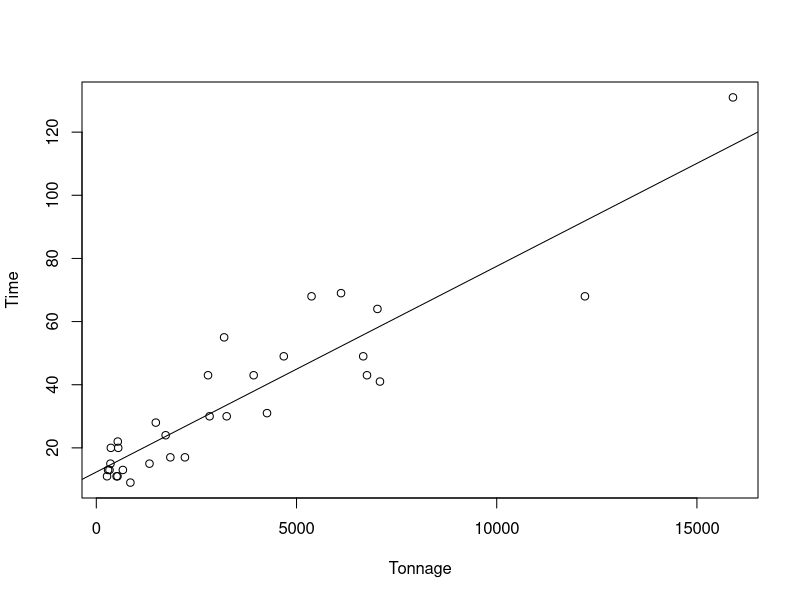
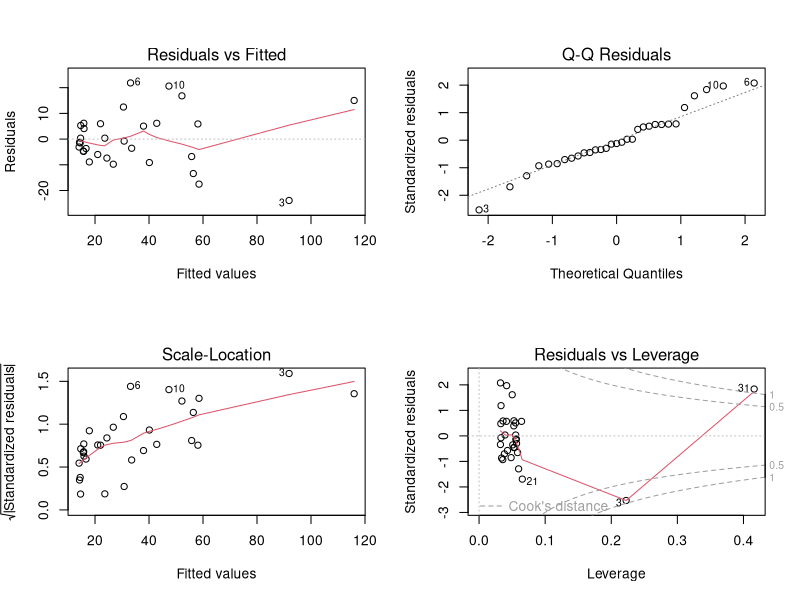
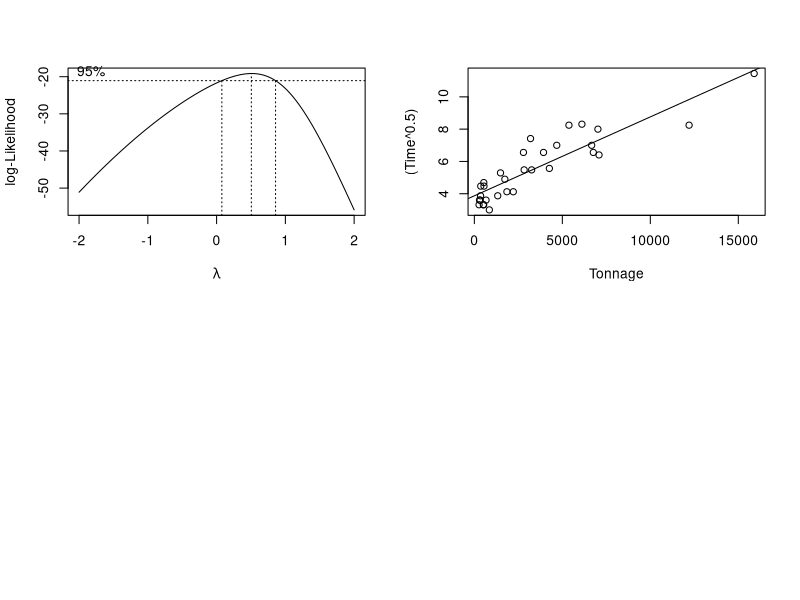
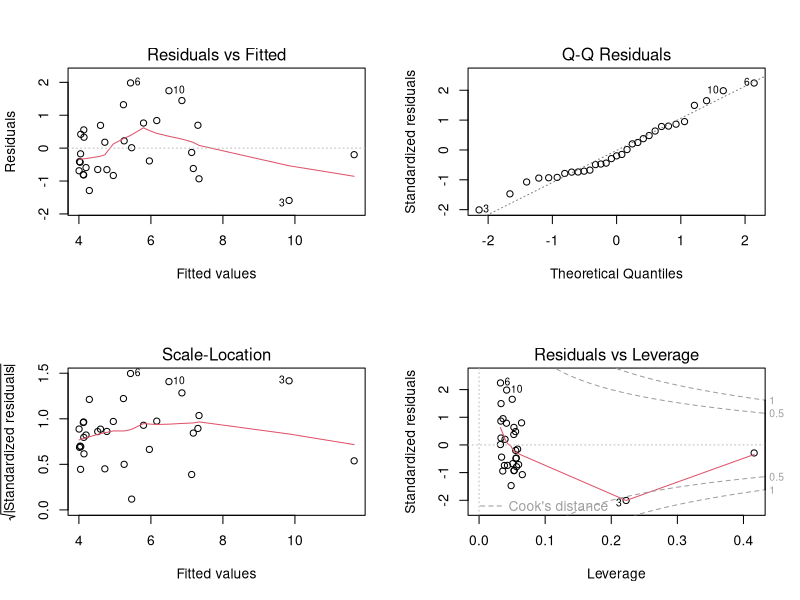
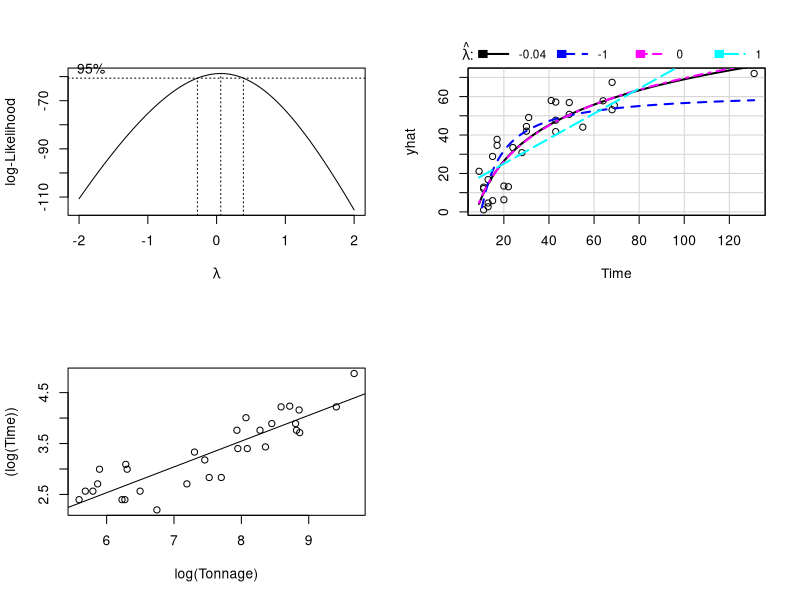
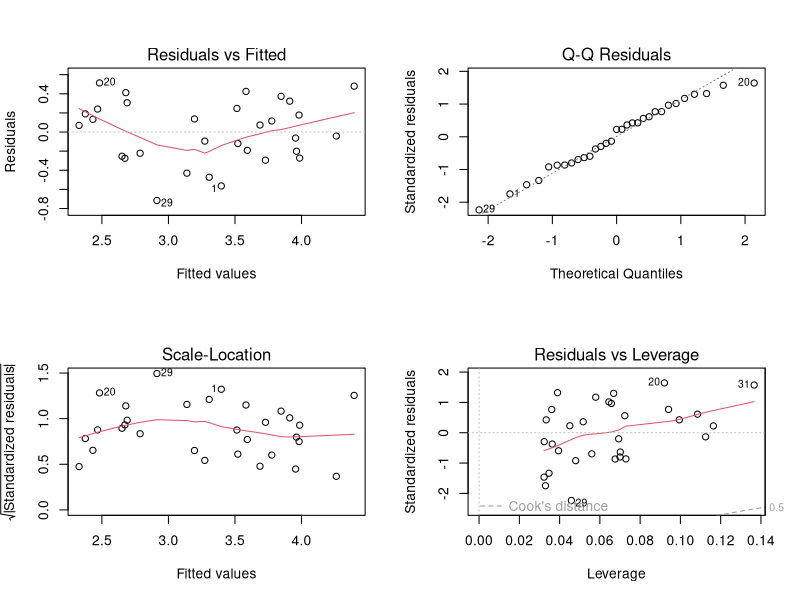

Reproduce these figures in R, in order.
## ---- chunk 1
knitr::opts_chunk$set(echo = TRUE)
## ---- chunk 2
glakesData = read.table("glakes.txt", header = TRUE)
linearModelGlakes = lm(Time ~ Tonnage, data = glakesData)
summary(linearModelGlakes)
## ---- chunk 3
plot(Time ~ Tonnage, data = glakesData)
abline(linearModelGlakes)

par(mfrow=c(2,2))
plot(linearModelGlakes)
## ---- chunk 4
library(MASS)
boxcox(Time ~ Tonnage, data = glakesData)

boxCoxSuggestedModel = lm((Time^0.5) ~ Tonnage, data = glakesData)
plot((Time^0.5) ~ Tonnage, data = glakesData)
abline(boxCoxSuggestedModel)

par(mfrow=c(2,2))
plot(boxCoxSuggestedModel)
## ---- chunk 5
library(MASS)
library(car)
boxcox(Tonnage ~ 1, data = glakesData)

boxCoxSuggestedModel = lm(Time ~ (log(Tonnage)), data = glakesData)
invResPlot(boxCoxSuggestedModel)
InverseResponseSuggestedModel = lm((log(Time)) ~ (log(Tonnage)), data = glakesData)

plot((log(Time)) ~ (log(Tonnage)), data = glakesData)
abline(InverseResponseSuggestedModel)

par(mfrow=c(2,2))
plot(InverseResponseSuggestedModel)
